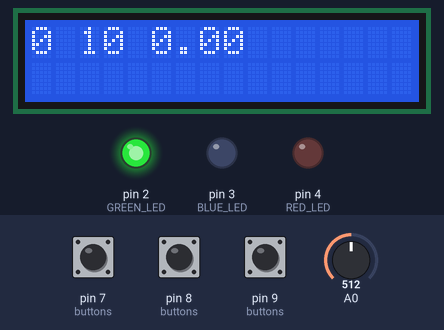
Simulated run of this sketch. Board: Arduino Leonardo, built with avr-gcc and run on an emulated ATmega32U4. Parts: 16×2 character LCD, output pins drawn as LEDs (lit = HIGH). The test bench sets the inputs (shaded band); at power-on: A0 = 512, pin 7 (buttons) HIGH, pin 8 (buttons) HIGH, pin 9 (buttons) HIGH. WiFi joins after 1.5 s; servers stay silent unless stated; uploads are accepted with an empty reply; what the sketch prints to the serial monitor is not drawn.

Above: at 2.8 s.
2.9 s: A0 set to 716
At 4.2 s:
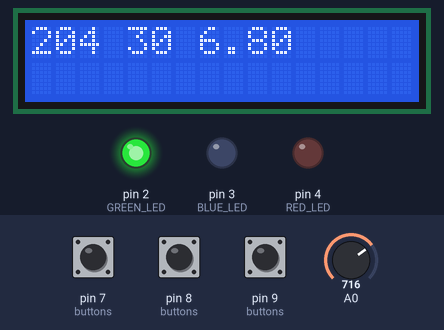
4.4 s: A0 set to 900
At 5.5 s:
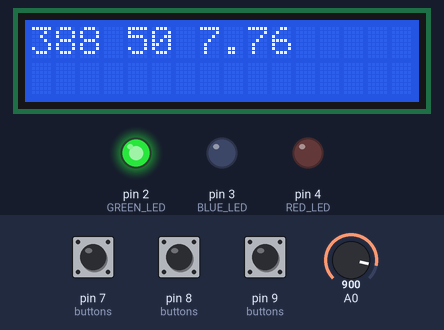
5.9 s: A0 set to 1023
At 6.9 s:
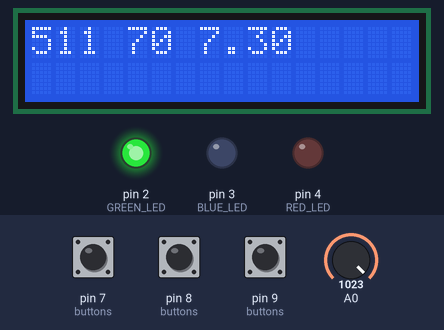
7.4 s: A0 set to 511
At 8.3 s:
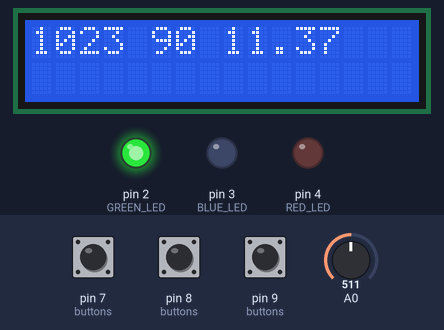
8.9 s: pin 7 (buttons) pulled LOW for 0.15 s
At 9.7 s:
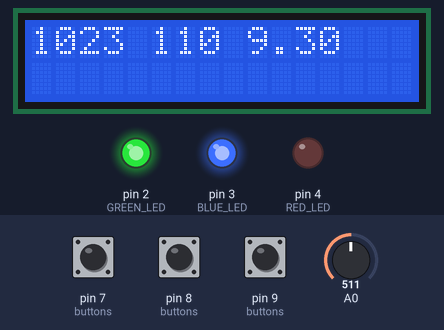
12.0 s: A0 set to 122
At 30.1 s:
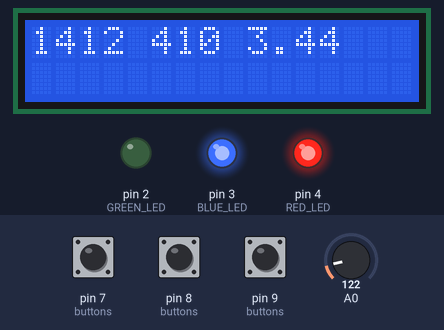
Timing chart, 0 to 31.5 s (numbered marks = the images above; inputs shaded):
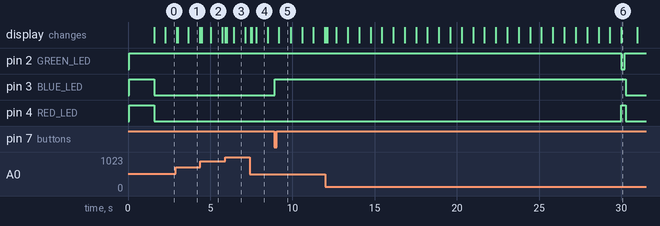

Measured:
- after the input at 2.9 s, the display: first changes after 0.07 s (image 1 shows a later state)
- after the input at 4.4 s, the display: first changes at once (image 2 shows a later state)
- after the input at 5.9 s, the display: first changes at once (image 3 shows a later state)
- after the input at 7.4 s, the display: first changes after 0.06 s (image 4 shows a later state)
- after the input at 8.9 s, pin 3 (BLUE_LED): LOW → HIGH at once
- after the input at 12.0 s, the display: first changes at once (image 6 shows a later state)
- what the display in image 1 shows lasts 0.7 s, from 3.7 s to 4.4 s

The sketch:

mood_tracker.ino
```cpp
#include <SPI.h>
#include <UIPEthernet.h>
#include <Wire.h>
#include <LiquidCrystal_I2C.h>
LiquidCrystal_I2C lcd(0x27, 2, 1, 0, 4, 5, 6, 7, 3, POSITIVE);


byte mac[] = {
  0x00, 0xAA, 0xBB, 0xCC, 0xDE, 0x02
};

EthernetClient client;
char server[] = "api.thingspeak.com";
const String API_KEY = "9GIHVN0VJ2JYVIA5";
const unsigned long SERVER_SYNC_INTERVAL = 30 * 1000UL;

static const int GREEN_BUTTON = 9;
static const int BLUE_BUTTON = 8;
static const int RED_BUTTON = 7;

static const int GREEN_LED = 2;
static const int BLUE_LED = 3;
static const int RED_LED = 4;

static const int NOISE_DIGITAL_INPUT = 6;
static const int NOISE_ANALOG_INPUT = A1;

static const byte buttons[3] = {GREEN_BUTTON, BLUE_BUTTON, RED_BUTTON};
byte moodCounters[3] = {0, 0, 0};

unsigned long amplitudeSum = 0;
unsigned int amplitudeSamples = 0;

void setup() {
  initStatusLeds ();
  initLcd();
  digitalWrite(GREEN_LED, HIGH);
  digitalWrite(BLUE_LED, HIGH);
  digitalWrite(RED_LED, HIGH);

  Serial.println("booting...");
  // Open serial communications and wait for port to open:
  Serial.begin(9600);
  // this check is only needed on the Leonardo:
  while (!Serial) {
    ; // wait for serial port to connect. Needed for native USB port only
  }
  setupEthernet();
  initButtons();
  initNoise();

  Serial.println("Initialized!");
  digitalWrite(GREEN_LED, HIGH);
  digitalWrite(BLUE_LED, LOW);
  digitalWrite(RED_LED, LOW);
}


void initLcd() {
  lcd.begin(16, 2);
  lcd.backlight();
  lcd.setCursor(0, 0);
}
void loop() {
  maintainEthernet();
  handleButtons();
  handleResponses();
  handleNoise();
  handleCommunication();
}

void printIPAddress()
{
  Serial.print("My IP address: ");
  for (byte thisByte = 0; thisByte < 4; thisByte++) {
    // print the value of each byte of the IP address:
    Serial.print(Ethernet.localIP()[thisByte], DEC);
    Serial.print(".");
    lcd.print(Ethernet.localIP()[thisByte], DEC);
    lcd.print(".");
  }

  Serial.println();
}

void setupEthernet() {
  // start the Ethernet connection:
  if (Ethernet.begin(mac) == 0) {
    digitalWrite(GREEN_LED, LOW);
    digitalWrite(BLUE_LED, LOW);

    Serial.println("Failed to configure Ethernet using DHCP");
    // no point in carrying on, so do nothing forevermore:
    for (;;)
      ;
  }
  // print your local IP address:
  printIPAddress();
}

void maintainEthernet() {
   switch (Ethernet.maintain())
  {
    case 1:
      //renewed fail
      Serial.println("Error: renewed fail");
      break;

    case 2:
      //renewed success
      Serial.println("Renewed success");

      //print your local IP address:
      printIPAddress();
      break;

    case 3:
      //rebind fail
      Serial.println("Error: rebind fail");
      break;

    case 4:
      //rebind success
      Serial.println("Rebind success");

      //print your local IP address:
      printIPAddress();
      break;

    default:
      //nothing happened
      break;

  }
}

void initButtons() {
   for (int i = 0; i < sizeof(buttons) / sizeof(*buttons) ; i++) {
    pinMode(buttons[i], INPUT_PULLUP);
  }

}

byte previousState = 0;
void handleButtons() {
  byte currentState = 0;
  for (byte i = 0; i < sizeof(buttons) / sizeof(*buttons); i++) {
    if (digitalRead(buttons[i]) == LOW) {
      currentState |= 1 << i;
    } else {
      currentState &= ~(1 << i);
    }
  }
  if (currentState != previousState) {
    for (byte i = 0; i < sizeof(buttons) / sizeof(*buttons); i++) {
      if (((previousState >> i) & 1) == 0 && ((currentState >> i) & 1) == 1 ) {

        moodCounters[i]++;
      }
    }
    printCounters();
    digitalWrite(BLUE_LED, HIGH);
  }
  previousState = currentState;

}
void printCounters() {
    for (byte i = 0; i < sizeof(moodCounters) / sizeof(*moodCounters); i++) {
      Serial.print(i);
      Serial.print("=");
      Serial.print(moodCounters[i]);
      Serial.print(" ");
    }
    Serial.println();
}

static int sendData() {
   printCounters();

   if (client.connect(server, 80)) {
    Serial.println("connected");
    digitalWrite(GREEN_LED, HIGH);
    client.print("GET /update?api_key=");
    client.print(API_KEY);
    if (moodCounters[0] > 0) {
      client.print("&field1=");
      client.print(moodCounters[0]);
    }
    if (moodCounters[1] > 0) {
      client.print("&field2=");
      client.print(moodCounters[1]);
    }
     if (moodCounters[3] > 0) {
      client.print("&field3=");
      client.print(moodCounters[2]);
    }

    client.print("&field4=");
    client.print(amplitudeSum / amplitudeSamples);


    client.println(" HTTP/1.0");
    client.println();
    return 0;
  } else {
    // if you didn't get a connection to the server:
    Serial.println("connection failed");
    return 1;
  }
}

void handleResponses() {
   if (client.available()) {
    digitalWrite(GREEN_LED, HIGH);
    digitalWrite(BLUE_LED, LOW);
    digitalWrite(RED_LED, LOW);
    char c = client.read();
    Serial.print(c);
  }

  // if the server's disconnected, stop the client:
  if (!client.connected()) {
    client.stop();
  }
}

void initNoise() {
  pinMode(NOISE_ANALOG_INPUT,INPUT);
  pinMode(NOISE_DIGITAL_INPUT, INPUT);
}


const int sampleWindow = 50;
const int maxScale = 8;
unsigned int sample;
unsigned int signalMax = 0;
unsigned int signalMin = 3024;
unsigned long startMillis;
unsigned int peakToPeak = 0;
byte noiseSampling = 0;
void handleNoise() {

  if (noiseSampling == 0) {
    noiseSampling = 1;
    startMillis = millis();
    signalMax = 0;
    signalMin = 3024;
  }

//collect two samples (we have to get two samples to get amplitude)
for (int i=0; i<2; i++) {

   sample = analogRead(0);
   if (sample < 1024)  // toss out spurious readings
    {
      if (sample > signalMax)
      {
        signalMax = sample;  // save just the max levels
      }
      else if (sample < signalMin)
      {
        signalMin = sample;  // save just the min levels
      }
    }
}
  if (millis() - startMillis > sampleWindow) {
        amplitudeSamples++;
        noiseSampling = 0;
        peakToPeak = signalMax - signalMin;
        amplitudeSum += peakToPeak;


       lcd.setCursor(0, 0);
        if (amplitudeSamples % 10 == 0) {
          double average = amplitudeSum / (double)amplitudeSamples;
          lcd.print(amplitudeSum);
          lcd.print(" ");
          lcd.print(amplitudeSamples);
          lcd.print(" ");
          lcd.print(average);
          lcd.print("      ");

          Serial.print(amplitudeSum);
          Serial.print(" ");
          Serial.print(amplitudeSamples);
          Serial.print(" ");
          Serial.print(average);
          Serial.print("      ");
          Serial.println("");

        }

      unsigned int sound = peakToPeak;
      int level = peakToPeak * 16 / 400;

      lcd.setCursor(0, 1);
      printNoiseLevel(level);

  }
}

void printNoiseLevel(int level) {
    for (int i = 0; i< 16; i++) {
    if (i<level)
      lcd.print((char)B11111111);
   else
    lcd.print(" ");
  }
}

static unsigned long lastSampleTime = 0;
void handleCommunication() {
  unsigned long now = millis();
  if (now - lastSampleTime >= SERVER_SYNC_INTERVAL)
  {
    digitalWrite(GREEN_LED, LOW);
    digitalWrite(RED_LED, HIGH);

    lastSampleTime = now;
    int result = sendData();
    if ( result == 0) {
      dataSent();
    }
  }
}

void dataSent() {

    for (byte i = 0; i < sizeof(moodCounters) / sizeof(*moodCounters); i++) {
      moodCounters[i] = 0;
    }
    noiseSampling = 0;
    amplitudeSum = 0;
    amplitudeSamples = 0;

}

void initStatusLeds() {
  pinMode(GREEN_LED, OUTPUT);
  pinMode(BLUE_LED,OUTPUT);
  pinMode(RED_LED,OUTPUT);
}
```
